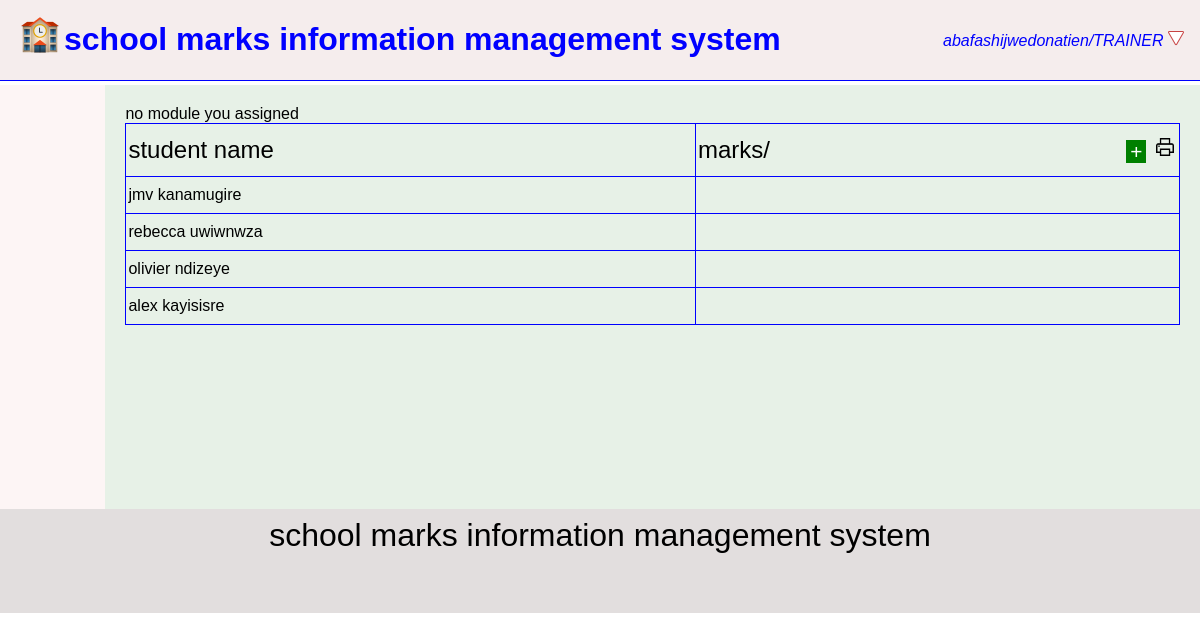
Page /trainer/trainer.php?tradeid=6 (signed in) on the committed database.
### tables this page shows
CREATE TABLE `trainee` (
  `t_id` int(3) UNSIGNED ZEROFILL NOT NULL,
  `fname` varchar(222) NOT NULL,
  `lname` varchar(200) NOT NULL,
  `trade_id` int(3) UNSIGNED ZEROFILL NOT NULL
);

### trainer/trainer.php (the view, shortened to what this page needs)
<?php
include '../php/connect.php';
$select1 = $conn->query("select module.module_code,module.module_name,trade.trede_id,trade.trede_name,level.lname,trainer.tr_fname,trainer.tr_lname from mod_trade_tr,level,trade,module,trainer where module.module_code=mod_trade_tr.module_code and trade.trede_id=mod_trade_tr.trede_id and trainer.tr_id=mod_trade_tr.tr_id and level.l_id=trade.l_id and trainer.tr_id='{$_SESSION['id']}'");
?>
<!DOCTYPE html>
<html lang="en">
<head>
    <link rel="stylesheet" href="../css/trainer.css">
</head>
<body>
       <?php
         include '../hrf/header.php';
       ?><div class="body">
            <div class="left-menu">
            </div>
            <div class="right-menu">
                <?php
                if (mysqli_num_rows($select1)>0) { ?>
                    <table border="1" id="tab1" width="40%">
                            <thead>
                                <td>choose class to view marks</td>
                            </thead>
                            <?php
                        foreach($select1 as $data){
                            ?><tr>
                                <td><?=$data['lname'].$data['trede_name'];?>--<?=$data['module_name'];?></td>
                                <td><a href="?tradeid=<?=$data['trede_id']?>&leasson=<?=$data['module_code']?>"> view marks</a></td>
                            </tr>
                            <?php
                            }
                        ?>
                </table><?php }else{
                        echo"no module you assigned";
                    }?>
                <div class="marks">
                    <?php
                    if(isset($_GET['tradeid'])){
                        $selectstudent= $conn->query("select trainee.t_id, trainee.fname,trainee.lname,trade.trede_id,level.lname as level,trade.trede_name from trainee,trade,level where trade.l_id=level.l_id and trainee.trade_id=trade.trede_id and trade.trede_id='{$_SESSION['tradeid']}'");
                      if ($a=mysqli_num_rows($selectstudent)>0) {
                        $selectmarks = $conn->query("select sum(distinct overmarks) as overmarks  from result where trede_id='{$_SESSION['tradeid']}' and module_code='{$_SESSION['leasson']}' ");
                        $omarks =  mysqli_fetch_array($selectmarks);
                        ?>
                        <table  width='100%' id="tabm">
                            <form action="insert.php" method="post">
                            <thead>
                                <td>student name</td>
                                <td colspan="2" id="m">marks/<?=$omarks['overmarks']?>
                                    <div class="btn">
                                       <span id="add">&plus;</span>
                                       <img src="../icon/printer.png" id="printt">
                                    </div>
                                </td>
                            </thead>
                        <?php
                        foreach($selectstudent as $row){
                            $selectmarks = $conn->query("select sum(marks) from result where t_id='{$row['t_id']}' and module_code='{$_SESSION['leasson']}' ");
                            $mark1= mysqli_fetch_array($selectmarks);
                            ?>
                            <tr>
                                <td><?=$row['fname']." ".$row['lname'];?></td>
                                <td colspan="1"><?=$mark1['sum(marks)'];?></td>
                            </tr>
                            <?php
                        }
                        ?>
                    </form></table>
                        <?php
                      }else{
                        echo"<h1>!!!no student we have in our class</h1>";
                      }
                    }else echo "<h1>!!!choose class to view and record marks</h1>";
                    ?>
                </div>
            </div>
        </div>
        <?php  include('../hrf/footer.php');?>
</body>
</html>

### css/trainer.css (style rules this page uses)
body, html { margin: 0; padding: 0; overflow: hidden; }
.body { display: flex; justify-content: space-between; margin-top:4px; }
.left-menu { width: 10%; background-color: #fdf5f5; }
.right-menu { width: 100%; background-color: #e7f1e7; height:24pc; max-height:24pc; overflow-y: auto; padding: 20px; }
table { border-collapse: collapse; border: solid blue 10px; }
table thead { height: 2pc; color: white; }
td { border:solid blue 1px; }
table, th, td { border: 1px solid blue; color: black; font-size: 1.5pc; }
td { height:2pc; border: 1px solid blue; font-size: 1pc; text-align: left; padding: 2px; }
table thead td { border: 1px solid blue; color: black; font-size: 1.5pc; }
#m { display: flex; border: none; height: 3pc; align-items: center; justify-content: space-between; }
#m img { height: 1.5pc; cursor: pointer; }
div #add { background-color: green; color: white; font-size: 1.3pc; padding:0px 4px; border: none; cursor: pointer; width: 1.5pc; height: 1.3pc; }

### css/headerfooter.css (style rules this page uses)
* { margin: 0; padding: 0; font-family: Arial, sans-serif; }

### rows in the picture
trainee: fname "jmv", lname "kanamugire"
trainee: fname "rebecca", lname "uwiwnwza"
trainee: fname "olivier", lname "ndizeye"
trainee: fname "alex", lname "kayisisre"
